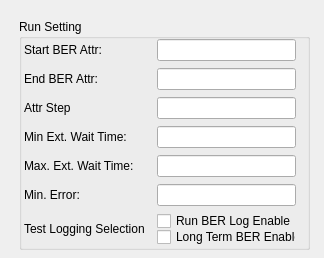
<?xml version="1.0" encoding="UTF-8"?>
<ui version="4.0">
 <class>setting</class>
 <widget class="QWidget" name="setting">
  <property name="geometry">
   <rect>
    <x>0</x>
    <y>0</y>
    <width>324</width>
    <height>258</height>
   </rect>
  </property>
  <property name="windowTitle">
   <string>BER Setting</string>
  </property>
  <widget class="QGroupBox" name="gbBerSetting">
   <property name="geometry">
    <rect>
     <x>19</x>
     <y>19</y>
     <width>291</width>
     <height>231</height>
    </rect>
   </property>
   <property name="title">
    <string>Run Setting</string>
   </property>
   <widget class="QWidget" name="gridLayoutWidget">
    <property name="geometry">
     <rect>
      <x>0</x>
      <y>20</y>
      <width>281</width>
      <height>206</height>
     </rect>
    </property>
    <layout class="QGridLayout" name="gridSettingLayout" rowstretch="0,0,0,0,0,0,0">
     <property name="leftMargin">
      <number>5</number>
     </property>
     <property name="rightMargin">
      <number>4</number>
     </property>
     <property name="bottomMargin">
      <number>0</number>
     </property>
     <property name="horizontalSpacing">
      <number>12</number>
     </property>
     <property name="verticalSpacing">
      <number>7</number>
     </property>
     <item row="0" column="1">
      <widget class="QLineEdit" name="txtStartBerAttr_2">
       <property name="alignment">
        <set>Qt::AlignCenter</set>
       </property>
      </widget>
     </item>
     <item row="1" column="0">
      <widget class="QLabel" name="lblEndBer">
       <property name="text">
        <string>End BER Attr:</string>
       </property>
      </widget>
     </item>
     <item row="3" column="1">
      <widget class="QLineEdit" name="txtMinWaitTime">
       <property name="alignment">
        <set>Qt::AlignCenter</set>
       </property>
      </widget>
     </item>
     <item row="1" column="1">
      <widget class="QLineEdit" name="txtEndBerAttr">
       <property name="alignment">
        <set>Qt::AlignCenter</set>
       </property>
      </widget>
     </item>
     <item row="4" column="1">
      <widget class="QLineEdit" name="txtMaxWaitTime">
       <property name="alignment">
        <set>Qt::AlignCenter</set>
       </property>
      </widget>
     </item>
     <item row="5" column="1">
      <widget class="QLineEdit" name="txtMinError">
       <property name="alignment">
        <set>Qt::AlignCenter</set>
       </property>
      </widget>
     </item>
     <item row="4" column="0">
      <widget class="QLabel" name="lblEndBer_3">
       <property name="text">
        <string>Max. Ext. Wait Time:</string>
       </property>
      </widget>
     </item>
     <item row="5" column="0">
      <widget class="QLabel" name="lblMinError">
       <property name="text">
        <string>Min. Error:</string>
       </property>
      </widget>
     </item>
     <item row="2" column="0">
      <widget class="QLabel" name="lblAttrStep">
       <property name="text">
        <string>Attr Step</string>
       </property>
      </widget>
     </item>
     <item row="3" column="0">
      <widget class="QLabel" name="lblEndBer_2">
       <property name="text">
        <string>Min Ext. Wait Time:</string>
       </property>
      </widget>
     </item>
     <item row="2" column="1">
      <widget class="QLineEdit" name="txtAttrStep">
       <property name="alignment">
        <set>Qt::AlignCenter</set>
       </property>
      </widget>
     </item>
     <item row="0" column="0">
      <widget class="QLabel" name="lblStartBer">
       <property name="text">
        <string>Start BER Attr:</string>
       </property>
      </widget>
     </item>
     <item row="6" column="1">
      <layout class="QVBoxLayout" name="verticalLayout">
       <item>
        <widget class="QCheckBox" name="chkBERLogging">
         <property name="text">
          <string>Run BER Log Enable</string>
         </property>
        </widget>
       </item>
       <item>
        <widget class="QCheckBox" name="chkBERLogging_2">
         <property name="text">
          <string>Long Term BER Enable</string>
         </property>
        </widget>
       </item>
      </layout>
     </item>
     <item row="6" column="0">
      <widget class="QLabel" name="lblTestSet">
       <property name="text">
        <string>Test Logging Selection</string>
       </property>
      </widget>
     </item>
    </layout>
   </widget>
  </widget>
 </widget>
 <resources/>
 <connections/>
</ui>
